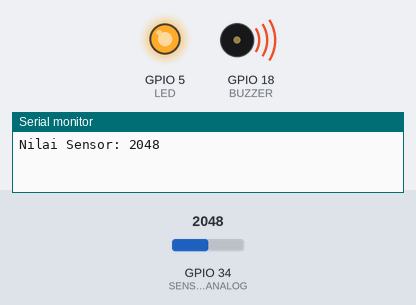
Simulated run of this sketch. Board: ESP32. Parts: output pins drawn as LEDs (lit = HIGH), buzzer (waves = sounding), the last lines printed to the serial monitor. The test bench sets the inputs (shaded band); at power-on: GPIO 34 (SENSOR_ANALOG) = 2048. WiFi joins after 1.5 s; servers stay silent unless stated.

Above: at 3.0 s.
3.1 s: GPIO 34 (SENSOR_ANALOG) set to 1949
At 4.3 s:
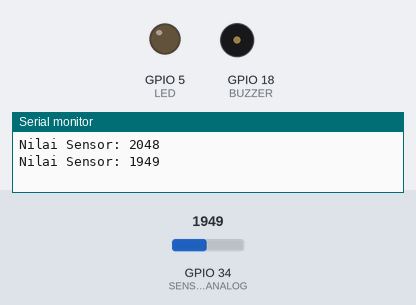
5.3 s: GPIO 34 (SENSOR_ANALOG) set to 2040
At 7.0 s:
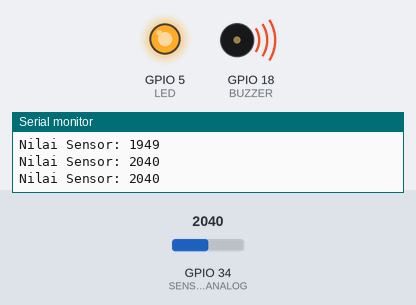
7.3 s: GPIO 34 (SENSOR_ANALOG) set to 1960
At 8.5 s:
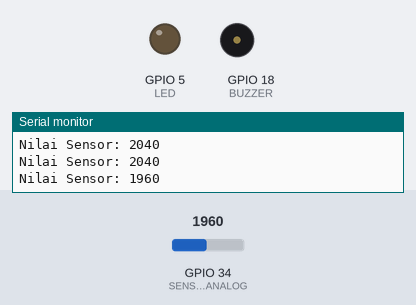
Timing chart, 0 to 10.3 s (numbered marks = the images above; inputs shaded):
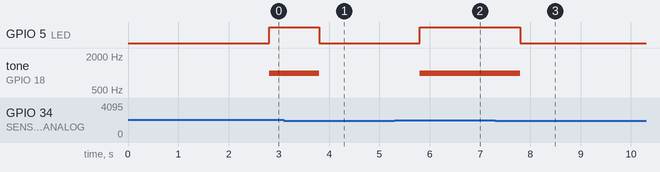

Measured:
- the behaviour switches between 2001 and 2000 on GPIO 34 (SENSOR_ANALOG) (found by bisection; images 0 and 1)
- after the input at 3.1 s, GPIO 5 (LED): HIGH → LOW after 0.70 s; tone on GPIO 18 (BUZZER): 1000 Hz → silent after 0.70 s
- after the input at 5.3 s, GPIO 5 (LED): LOW → HIGH after 0.50 s; tone on GPIO 18 (BUZZER): silent → 1000 Hz after 0.50 s
- after the input at 7.3 s, GPIO 5 (LED): HIGH → LOW after 0.50 s; tone on GPIO 18 (BUZZER): 1000 Hz → silent after 0.50 s

The sketch:

3_sensro_analog.ino
```cpp
#define BLYNK_TEMPLATE_ID "ISI_TEMPLATE_ID"
#define BLYNK_TEMPLATE_NAME "Sensor Analog Umum"
#define BLYNK_AUTH_TOKEN "ISI_AUTH_TOKEN"

#include <WiFi.h>
#include <BlynkSimpleEsp32.h>

char ssid[] = "Wokwi-GUEST";
char pass[] = "";

#define SENSOR_ANALOG 34
#define LED 5
#define BUZZER 18

int batas = 2000;
BlynkTimer timer;

BLYNK_WRITE(V3) {
  batas = param.asInt();
}

void sendSensor() {
  int nilai = analogRead(SENSOR_ANALOG);

  Blynk.virtualWrite(V0, nilai);

  if (nilai > batas) {
    digitalWrite(LED, HIGH);
    tone(BUZZER, 1000);
    Blynk.virtualWrite(V1, 1);
    Blynk.virtualWrite(V2, "MELEBIHI BATAS");
  } else {
    digitalWrite(LED, LOW);
    noTone(BUZZER);
    Blynk.virtualWrite(V1, 0);
    Blynk.virtualWrite(V2, "NORMAL");
  }

  Serial.print("Nilai Sensor: ");
  Serial.println(nilai);
}

void setup() {
  Serial.begin(115200);
  pinMode(LED, OUTPUT);
  pinMode(BUZZER, OUTPUT);

  Blynk.begin(BLYNK_AUTH_TOKEN, ssid, pass);
  timer.setInterval(1000L, sendSensor);
}

void loop() {
  Blynk.run();
  timer.run();
}
```
